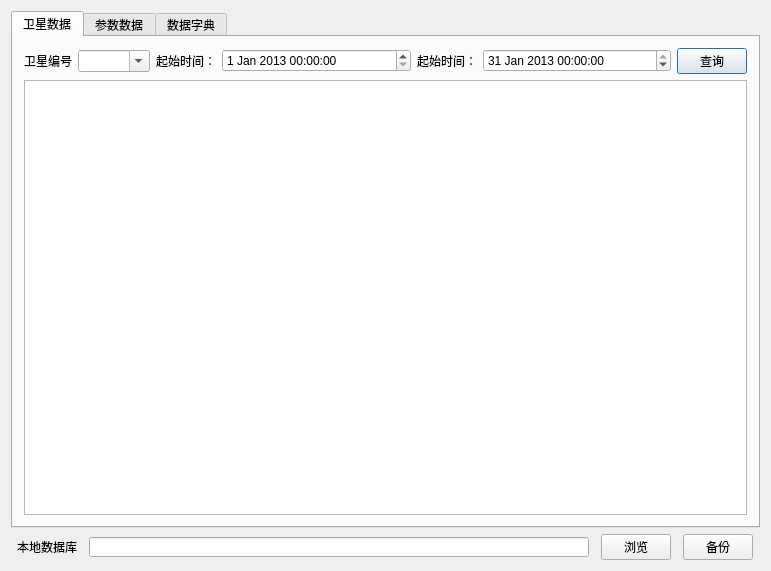
<?xml version="1.0" encoding="UTF-8"?>
<ui version="4.0">
 <class>Backupdb</class>
 <widget class="QDialog" name="Backupdb">
  <property name="geometry">
   <rect>
    <x>0</x>
    <y>0</y>
    <width>771</width>
    <height>571</height>
   </rect>
  </property>
  <property name="windowTitle">
   <string>备份</string>
  </property>
  <layout class="QVBoxLayout" name="verticalLayout_2">
   <item>
    <widget class="QTabWidget" name="tabWidget">
     <property name="currentIndex">
      <number>0</number>
     </property>
     <widget class="QWidget" name="tab">
      <attribute name="title">
       <string>卫星数据</string>
      </attribute>
      <layout class="QVBoxLayout" name="verticalLayout">
       <item>
        <layout class="QHBoxLayout" name="horizontalLayout">
         <item>
          <widget class="QLabel" name="label_2">
           <property name="sizePolicy">
            <sizepolicy hsizetype="Fixed" vsizetype="Preferred">
             <horstretch>0</horstretch>
             <verstretch>0</verstretch>
            </sizepolicy>
           </property>
           <property name="text">
            <string>卫星编号</string>
           </property>
          </widget>
         </item>
         <item>
          <widget class="QComboBox" name="comboBox">
           <property name="editable">
            <bool>true</bool>
           </property>
          </widget>
         </item>
         <item>
          <widget class="QLabel" name="label_3">
           <property name="text">
            <string>起始时间：</string>
           </property>
          </widget>
         </item>
         <item>
          <widget class="QDateTimeEdit" name="dateTimeEdit">
           <property name="sizePolicy">
            <sizepolicy hsizetype="Expanding" vsizetype="Fixed">
             <horstretch>0</horstretch>
             <verstretch>0</verstretch>
            </sizepolicy>
           </property>
           <property name="dateTime">
            <datetime>
             <hour>0</hour>
             <minute>0</minute>
             <second>0</second>
             <year>2013</year>
             <month>1</month>
             <day>1</day>
            </datetime>
           </property>
          </widget>
         </item>
         <item>
          <widget class="QLabel" name="label_4">
           <property name="text">
            <string>起始时间：</string>
           </property>
          </widget>
         </item>
         <item>
          <widget class="QDateTimeEdit" name="dateTimeEdit_2">
           <property name="sizePolicy">
            <sizepolicy hsizetype="Expanding" vsizetype="Fixed">
             <horstretch>0</horstretch>
             <verstretch>0</verstretch>
            </sizepolicy>
           </property>
           <property name="dateTime">
            <datetime>
             <hour>0</hour>
             <minute>0</minute>
             <second>0</second>
             <year>2013</year>
             <month>1</month>
             <day>31</day>
            </datetime>
           </property>
          </widget>
         </item>
         <item>
          <widget class="QPushButton" name="previewButton">
           <property name="sizePolicy">
            <sizepolicy hsizetype="Expanding" vsizetype="Fixed">
             <horstretch>0</horstretch>
             <verstretch>0</verstretch>
            </sizepolicy>
           </property>
           <property name="maximumSize">
            <size>
             <width>70</width>
             <height>16777215</height>
            </size>
           </property>
           <property name="font">
            <font>
             <family>Agency FB</family>
             <pointsize>9</pointsize>
            </font>
           </property>
           <property name="text">
            <string>查询</string>
           </property>
          </widget>
         </item>
        </layout>
       </item>
       <item>
        <widget class="QTableView" name="tableView"/>
       </item>
      </layout>
     </widget>
     <widget class="QWidget" name="tab_2">
      <attribute name="title">
       <string>参数数据</string>
      </attribute>
      <layout class="QVBoxLayout" name="verticalLayout_3">
       <item>
        <layout class="QHBoxLayout" name="horizontalLayout_3">
         <item>
          <widget class="QLabel" name="label_5">
           <property name="text">
            <string>芯片名称</string>
           </property>
          </widget>
         </item>
         <item>
          <widget class="QComboBox" name="comboBox_2">
           <property name="sizePolicy">
            <sizepolicy hsizetype="Expanding" vsizetype="Fixed">
             <horstretch>0</horstretch>
             <verstretch>0</verstretch>
            </sizepolicy>
           </property>
           <property name="editable">
            <bool>true</bool>
           </property>
          </widget>
         </item>
         <item>
          <widget class="QCheckBox" name="paracheckBox">
           <property name="text">
            <string>全部</string>
           </property>
          </widget>
         </item>
         <item>
          <widget class="QPushButton" name="previewButton_2">
           <property name="text">
            <string>查询</string>
           </property>
          </widget>
         </item>
        </layout>
       </item>
       <item>
        <widget class="QTableView" name="tableView_2"/>
       </item>
      </layout>
     </widget>
     <widget class="QWidget" name="widget">
      <attribute name="title">
       <string>数据字典</string>
      </attribute>
      <layout class="QVBoxLayout" name="verticalLayout_4">
       <item>
        <layout class="QHBoxLayout" name="horizontalLayout_4">
         <item>
          <widget class="QLabel" name="label_6">
           <property name="text">
            <string>名称</string>
           </property>
          </widget>
         </item>
         <item>
          <widget class="QComboBox" name="comboBox_3">
           <property name="sizePolicy">
            <sizepolicy hsizetype="Expanding" vsizetype="Fixed">
             <horstretch>0</horstretch>
             <verstretch>0</verstretch>
            </sizepolicy>
           </property>
           <property name="editable">
            <bool>true</bool>
           </property>
          </widget>
         </item>
         <item>
          <widget class="QCheckBox" name="dictionarycheckBox">
           <property name="text">
            <string>全部</string>
           </property>
          </widget>
         </item>
         <item>
          <widget class="QPushButton" name="previewButton_3">
           <property name="text">
            <string>查询</string>
           </property>
          </widget>
         </item>
        </layout>
       </item>
       <item>
        <widget class="QTableView" name="tableView_3"/>
       </item>
      </layout>
     </widget>
    </widget>
   </item>
   <item>
    <layout class="QHBoxLayout" name="horizontalLayout_2">
     <item>
      <widget class="QLabel" name="label">
       <property name="sizePolicy">
        <sizepolicy hsizetype="Fixed" vsizetype="Preferred">
         <horstretch>0</horstretch>
         <verstretch>0</verstretch>
        </sizepolicy>
       </property>
       <property name="text">
        <string>本地数据库</string>
       </property>
      </widget>
     </item>
     <item>
      <widget class="QLineEdit" name="lineEdit">
       <property name="sizePolicy">
        <sizepolicy hsizetype="Expanding" vsizetype="Fixed">
         <horstretch>0</horstretch>
         <verstretch>0</verstretch>
        </sizepolicy>
       </property>
       <property name="minimumSize">
        <size>
         <width>500</width>
         <height>0</height>
        </size>
       </property>
       <property name="maximumSize">
        <size>
         <width>316</width>
         <height>20</height>
        </size>
       </property>
      </widget>
     </item>
     <item>
      <widget class="QPushButton" name="openButton">
       <property name="sizePolicy">
        <sizepolicy hsizetype="Expanding" vsizetype="Fixed">
         <horstretch>0</horstretch>
         <verstretch>0</verstretch>
        </sizepolicy>
       </property>
       <property name="maximumSize">
        <size>
         <width>70</width>
         <height>16777215</height>
        </size>
       </property>
       <property name="font">
        <font>
         <family>Agency FB</family>
         <pointsize>9</pointsize>
        </font>
       </property>
       <property name="text">
        <string>浏览</string>
       </property>
      </widget>
     </item>
     <item>
      <widget class="QPushButton" name="backupButton">
       <property name="sizePolicy">
        <sizepolicy hsizetype="Expanding" vsizetype="Fixed">
         <horstretch>0</horstretch>
         <verstretch>0</verstretch>
        </sizepolicy>
       </property>
       <property name="maximumSize">
        <size>
         <width>70</width>
         <height>16777215</height>
        </size>
       </property>
       <property name="font">
        <font>
         <family>Agency FB</family>
         <pointsize>9</pointsize>
        </font>
       </property>
       <property name="text">
        <string>备份</string>
       </property>
      </widget>
     </item>
    </layout>
   </item>
  </layout>
 </widget>
 <layoutdefault spacing="6" margin="11"/>
 <resources/>
 <connections/>
</ui>
